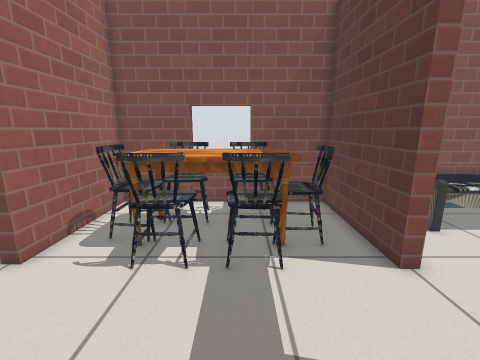
view 1 (above)

23 first-person views from a walk through a Gazebo world. The camera is 1 m above the floor, tilts 12° down and sees 90° across. The lines on the ground mark 1 m squares. The floor is counted in squares, 0.25 m on a side. Each view is taken from the middle of a square. On the plan, view 1 faces up. The plan holds only what a view shows up to about 20 squares ahead; the rest is blank. Gazebo's built-in surfaces are drawn with simple patterns. Some stock models are drawn as simple stand-ins. Some surface patterns are stand-ins.

view 2
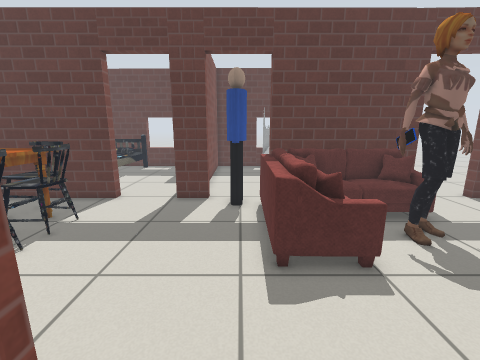

view 3
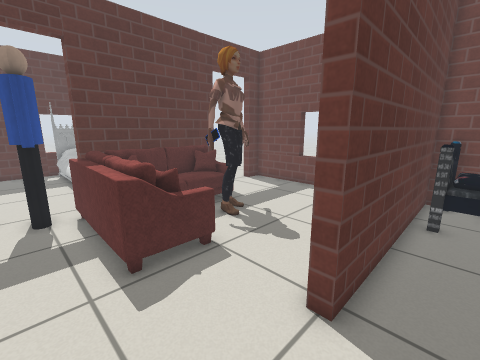

view 4
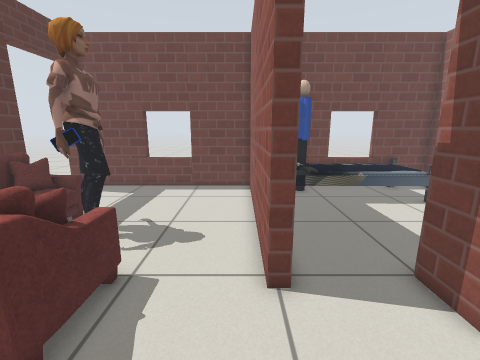

view 5
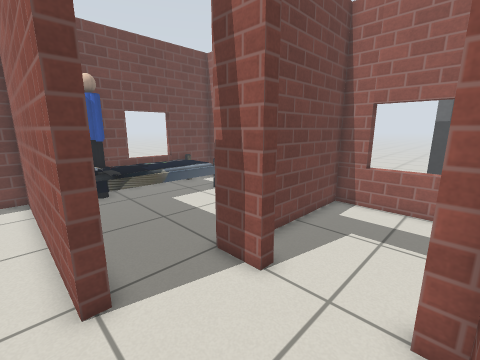

view 6
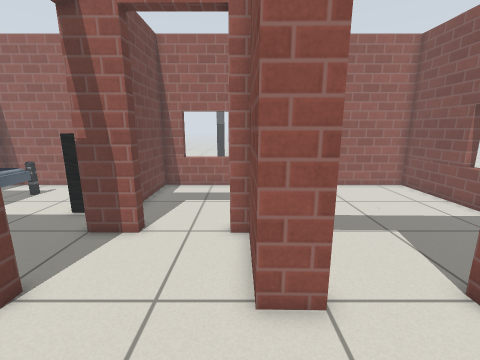

view 7
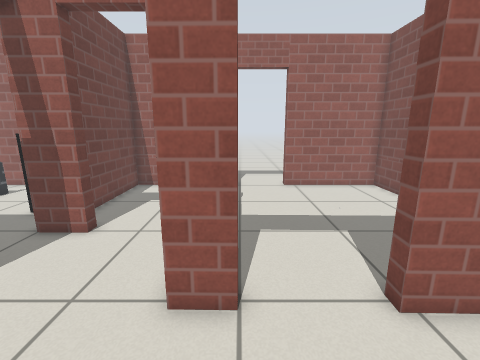

view 8
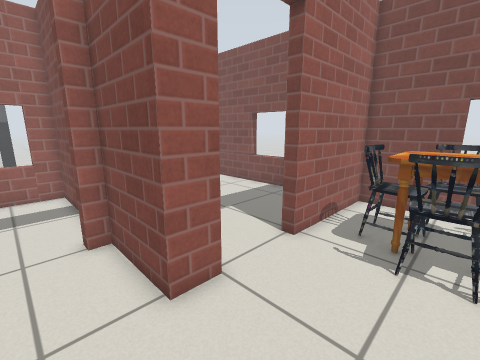

view 9
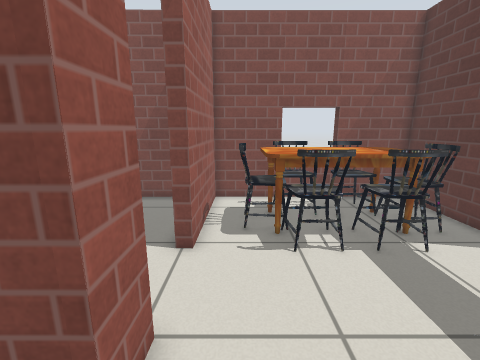

view 10
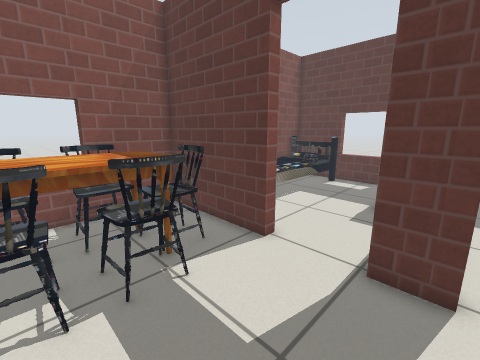

view 11
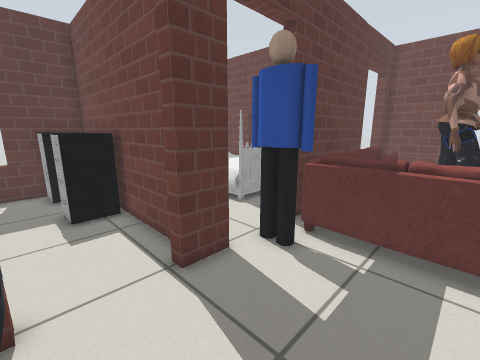

view 12
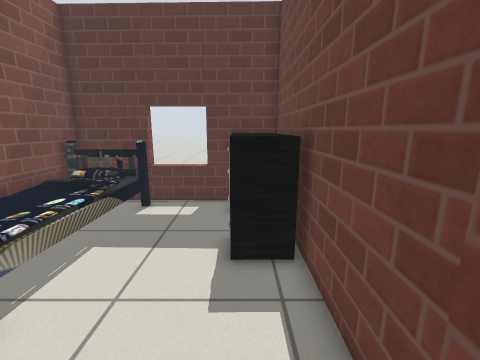

view 13
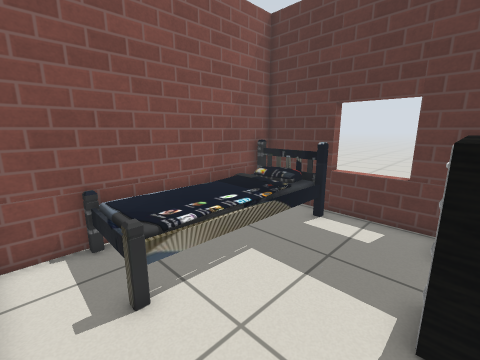

view 14
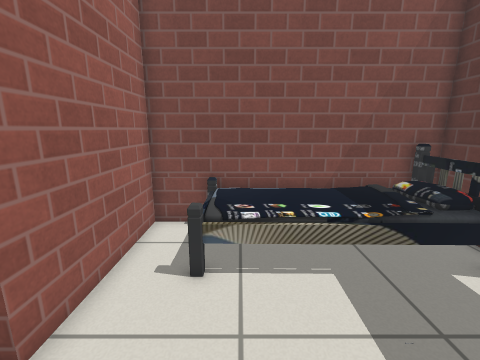

view 15
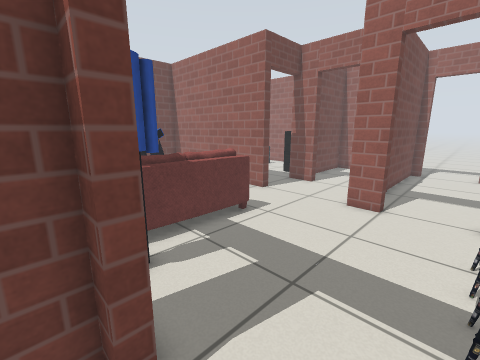

view 16
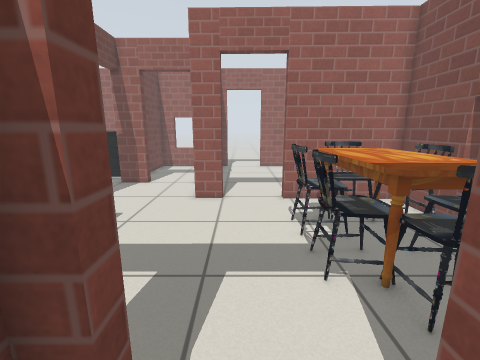

view 17
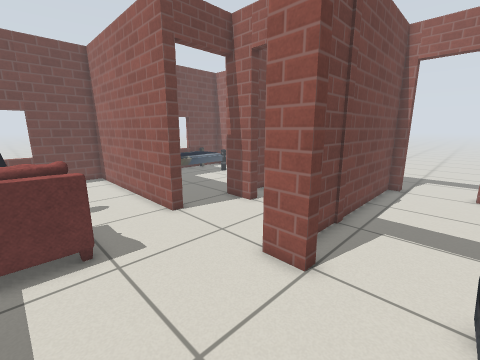

view 18
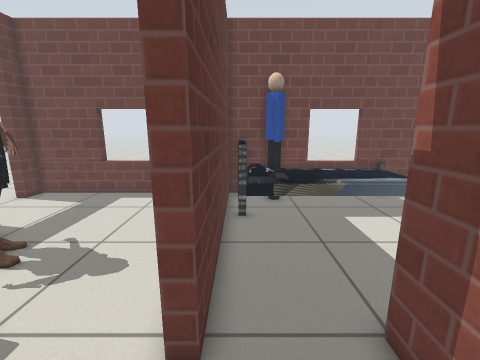

view 19
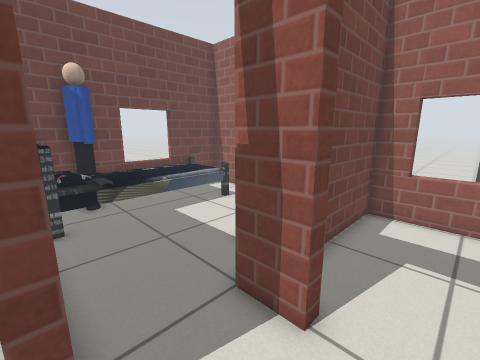

view 20
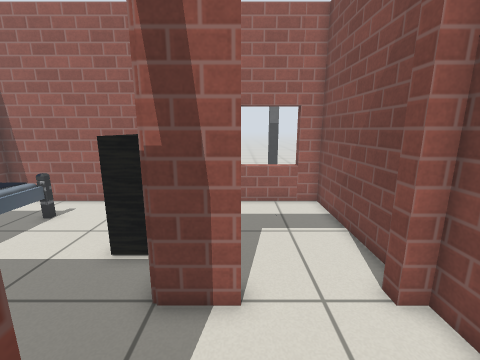

view 21
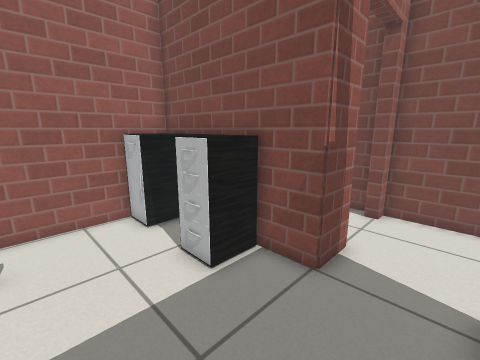

view 22
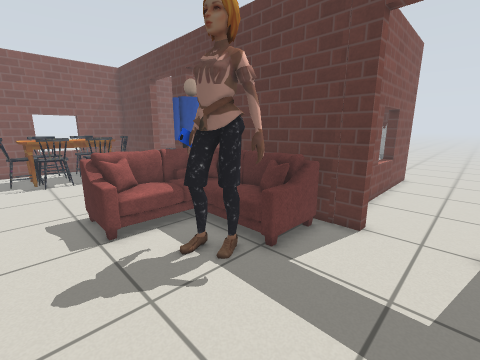

view 23
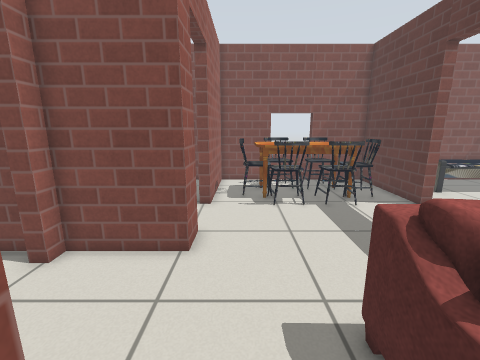

### Floor plan
Points are (right, up) in squares from view 1. A wall is a line through its corners. A room is listed if a view was taken in it or the views show most of it. See-through windows are left out.
Room 1 (views 1, 2, 3, 4, 5, 6, 7, 8, 9, 10, 11, 12, 17, 18, 19, 20, 22, 23)
walls: (-7.3, -4.4) (-6.8, -4.4) (-7, -15.9); (5.3, 0.8) (4.7, 0.8) (4.7, 2.7); (-6.7, 3) (-6.7, 1.4) (-10.8, 1.4); (-10.8, -3) (-10.8, -5); (4.7, 6.3) (4.7, 13) (-6.5, 13) (-6.6, 6.5); (4.7, -11.1) (4.7, -2.7) (5.3, -2.7); (-6.8, -15.8) (4.7, -15.8) (4.7, -14.7)
ways out: open door at (5, 4.5) to room 2; open door at (-9.5, -5) to room 3; open door at (-7, 4.5) to room 4; open door at (-11, -1.5) to room 5; open door at (5, -12.5); open door at (5, -2); open door at (5, 0)
objects: table (-5, 6) to (3, 12); sofa (-3, -5) to (4, -2); other object (-1, -10) to (0, -8); other object (-1, -7) to (0, -7); sofa (1, -9) to (4, -3); person (3, -1) to (5, 0)
Room 2 (views 13, 14, 15, 16)
walls: (5.3, 2.7) (5.3, 2) (17.1, 2) (17.3, 13) (5.3, 13) (5.3, 6.3)
ways out: open door at (5, 4.5) to room 1
objects: bed (8, 9) to (16, 12); table (11, 3) to (16, 4)
Room 3 (view 21)
walls: (-10.8, -5) (-19.1, -5) (-19.1, -15.8) (-7.3, -15.8) (-7.3, -4.4)
ways out: open door at (-9.5, -5) to room 1
objects: table (-18, -7) to (-13, -6); bed (-17, -15) to (-8, -12); person (-10, -15) to (-9, -14)
Room 4 (no view inside)
walls: (-8.2, 13) (-19.1, 13) (-19.1, 6.3); (-19.1, 2.7) (-19.1, 2) (-9.3, 2)
ways out: open door at (-7, 4.5) to room 1; open door at (-19.4, 4.3)
Room 5 (no view inside)
walls: (-11.6, 1.4) (-19.1, 1.4) (-19.1, -4.4) (-13.1, -4.4)
ways out: open door at (-11, -1.5) to room 1

Positions as (right, up) in squares from view 1, and headings:
1: (0, 0), facing up
2: (-9, -1), facing right
3: (-9, 0), facing down-right
4: (-6, 1), facing down
5: (-6, 1), facing down-left
6: (-2, 1), facing left
7: (-2, 3), facing left
8: (-2, -1), facing up-left
9: (-5, -1), facing up
10: (-2, 1), facing up-right
11: (-1, 6), facing down-right
12: (4, 4), facing right
13: (6, 4), facing up-right
14: (9, 3), facing up
15: (6, 6), facing down-left
16: (7, 4), facing left
17: (-1, 6), facing down-left
18: (-8, -1), facing down
19: (-7, -1), facing down-left
20: (-6, -3), facing left
21: (-8, -11), facing up-left
22: (-5, -14), facing up-right
23: (-5, -6), facing up
